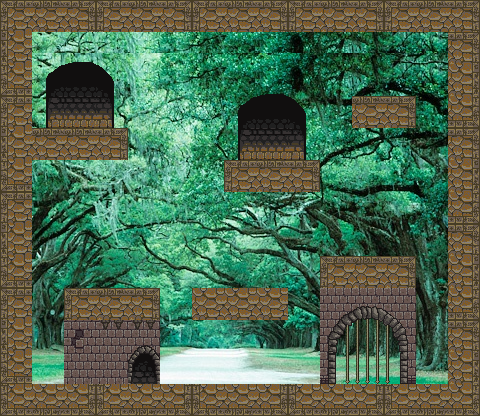

This game map was drawn from its Tiled (.tmx) file and the tilesets committed beside it. A one-line description and the full map source follow:
An orthogonal 15x13 tile map with 32x32 px tiles, 2 tile layers (Background, Objects), 10 tilesets and 19 objects (9x Location, 7x Walk, 2x Transport, Block).

<map version="1.0" tiledversion="1.1.5" orientation="orthogonal" renderorder="right-down" width="15" height="13" tilewidth="32" tileheight="32" infinite="0" nextobjectid="20">
 <tileset firstgid="1" name="S_E" tilewidth="450" tileheight="331" tilecount="1" columns="0">
  <grid orientation="orthogonal" width="1" height="1" />
  <tile id="0">
   <image width="450" height="331" source="S_E.jpg" />
  </tile>
 </tileset>
 <tileset firstgid="2" source="DungeonTileset.tsx" />
 <tileset firstgid="62" name="LevelFour" tilewidth="1920" tileheight="1080" tilecount="1" columns="0">
  <grid orientation="orthogonal" width="1" height="1" />
  <tile id="0">
   <image width="450" height="331" source="S_E.jpg" />
  </tile>
 </tileset>
 <tileset firstgid="63" name="Castle" tilewidth="32" tileheight="32" tilecount="256" columns="16">
  <image source="Castle.png" width="512" height="512" />
 </tileset>
 <tileset firstgid="319" name="spikes" tilewidth="32" tileheight="32" tilecount="25" columns="5">
  <image source="spikes.png" width="164" height="160" />
 </tileset>
 <tileset firstgid="344" name="Tiles_32x32" tilewidth="32" tileheight="32" tilecount="64" columns="8">
  <image source="Tiles_32x32.png" width="256" height="256" />
 </tileset>
 <tileset firstgid="408" name="hyptosis_tile-art-batch-5" tilewidth="32" tileheight="32" tilecount="722" columns="19">
  <image source="hyptosis_tile-art-batch-5.png" width="636" height="1219" />
 </tileset>
 <tileset firstgid="1130" source="GameVortex.tsx" />
 <tileset firstgid="1139" source="Ghost.tsx" />
 <tileset firstgid="1189" name="VortexChained" tilewidth="32" tileheight="32" tilecount="6" columns="2">
  <image source="VortexChained.png" width="64" height="96" />
 </tileset>
 <objectgroup name="Collision">
  <object id="4" name="Door" type="Transport" x="47.5" y="63.5">
   <polygon points="0,0 64.5,-1 65,64 -2,66" />
  </object>
  <object id="5" name="Door" type="Transport" x="238.5" y="97">
   <polygon points="0,0 65,0.5 66.5,64 0.5,62" />
  </object>
  <object id="9" name="Platform" type="Walk" x="348" y="97.5">
   <polygon points="0,0 65,0 65,31.5 1.5,30" />
  </object>
  <object id="14" name="Platform" type="Walk" x="320" y="258.5">
   <polygon points="0,0 95,-1 95.5,28 0,27.5" />
  </object>
  <object id="13" name="Platform" type="Walk" x="193.5" y="287">
   <polygon points="0,0 94.5,0.5 96.5,33 -1.5,32" />
  </object>
  <object id="12" name="Platform" type="Walk" x="65.5" y="291">
   <polygon points="0,0 92,-2 92,26 4,27 -1,24.5" />
  </object>
  <object id="18" name="Platform" type="Walk" x="2" y="383">
   <polygon points="0,0 477,0 477.5,32.5 -1.5,32.5" />
  </object>
  <object id="19" name="Wall" type="Block" x="478" y="381.5">
   <polygon points="0,0 -29.5,1 -30.5,-347.5 -445,-349 -445.5,1.5 -477.5,1.5 -477.5,-383 2.5,-381.5" />
  </object>
  <object id="11" name="Platform" type="Walk" x="223.5" y="158.5">
   <polygon points="0,0 93,1.5 95.5,33.5 1.5,33" />
  </object>
  <object id="10" name="Platform" type="Walk" x="32" y="130.5">
   <polygon points="0,0 96.5,-2.5 96,32.5 2,30.5" />
  </object>
 </objectgroup>
 <objectgroup name="Characters">
  <object id="17" name="Thug Start" type="Location" x="32" y="99.5">
   <polygon points="0,0 32.5,-0.5 32,28.5 0.5,29" />
  </object>
  <object id="15" name="Eagle Start" type="Location" x="161.5" y="96">
   <polygon points="0,0 30.5,1 31,31.5 -2.5,32.5" />
  </object>
  <object id="16" name="Snake Start" type="Location" x="382.5" y="63.5">
   <polygon points="0,0 31,-0.5 31,33.5 1.5,32.5" />
  </object>
  <object id="2" name="Character Exit" type="Location" x="416" y="35.5">
   <polygon points="0,0 28.5,0 30.5,30 -1.5,28" />
  </object>
  <object id="8" name="Thug Start" type="Location" x="385.5" y="231.5">
   <polygon points="0,0 28,0 28,24 1.5,23" />
  </object>
  <object id="6" name="Eagle Start" type="Location" x="130.5" y="261">
   <polygon points="0,0 24,0.5 28.5,26 -1,26" />
  </object>
  <object id="3" name="Character Start" type="Location" x="31.5" y="351.5">
   <polygon points="0,0 32,0 32,31.5 -0.5,32.5" />
  </object>
  <object id="1" name="Character Entrance" type="Location" x="31" y="322">
   <polygon points="0,0 33.5,0.5 31,29 -0.5,27.5" />
  </object>
  <object id="7" name="Snake Start" type="Location" x="417.5" y="360">
   <polygon points="0,0 27.5,-0.5 27.5,24 -3,25" />
  </object>
 </objectgroup>
 <layer name="Background" width="15" height="13">
  <data encoding="csv">
0,0,0,0,0,0,0,0,0,0,0,0,0,0,0,
0,0,0,0,0,0,0,0,0,0,0,0,0,0,0,
0,0,0,0,0,0,0,0,0,0,0,0,0,0,0,
0,0,0,0,0,0,0,0,0,0,0,0,0,0,0,
0,0,0,0,0,0,0,0,0,0,0,0,0,0,0,
0,0,0,0,0,0,0,0,0,0,0,0,0,0,0,
0,0,0,0,0,0,0,0,0,0,0,0,0,0,0,
0,0,0,0,0,0,0,0,0,0,0,0,0,0,0,
0,0,0,0,0,0,0,0,0,0,73,74,75,0,0,
0,0,0,0,0,0,0,0,0,0,121,122,123,0,0,
1,0,0,0,0,0,0,0,0,0,137,138,139,0,0,
1,0,0,0,0,0,0,0,0,0,0,0,0,0,0,
0,0,0,0,0,0,0,0,0,0,0,0,0,0,0
</data>
 </layer>
 <layer name="Objects" width="15" height="13">
  <data encoding="csv">
229,230,231,229,230,231,229,230,231,229,230,231,229,230,231,
245,172,173,174,0,0,0,0,0,0,0,0,0,0,231,
261,188,189,190,0,0,0,172,173,174,0,0,0,0,247,
229,204,205,206,0,0,0,188,189,190,0,230,231,0,263,
245,230,230,231,0,0,0,204,205,206,0,0,0,0,231,
261,0,0,0,0,0,0,229,230,231,0,0,0,0,247,
229,0,0,0,0,0,0,0,0,0,0,0,0,0,263,
245,0,0,0,0,0,0,0,0,0,0,0,0,0,231,
261,0,0,0,0,0,0,0,0,0,229,230,231,0,247,
229,0,229,230,231,0,246,246,246,0,121,122,123,0,263,
245,0,111,112,113,0,0,0,0,0,137,138,139,0,231,
261,0,127,128,129,0,0,0,0,0,153,154,155,0,247,
261,262,263,261,262,263,261,262,263,261,262,263,261,262,263
</data>
 </layer>
</map>
